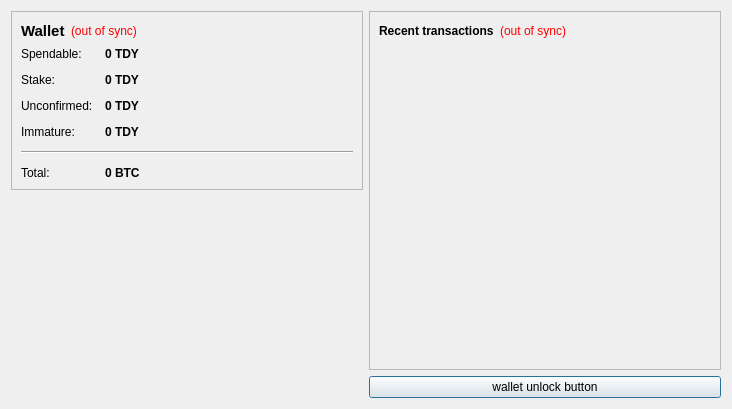
<?xml version="1.0" encoding="UTF-8"?>
<ui version="4.0">
 <class>OverviewPage</class>
 <widget class="QWidget" name="OverviewPage">
  <property name="geometry">
   <rect>
    <x>0</x>
    <y>0</y>
    <width>732</width>
    <height>409</height>
   </rect>
  </property>
  <property name="windowTitle">
   <string>Form</string>
  </property>
  <layout class="QHBoxLayout" name="horizontalLayout" stretch="0,0">
   <item>
    <layout class="QVBoxLayout" name="verticalLayout_2">
     <item>
      <widget class="QFrame" name="frame">
       <property name="frameShape">
        <enum>QFrame::StyledPanel</enum>
       </property>
       <property name="frameShadow">
        <enum>QFrame::Raised</enum>
       </property>
       <layout class="QVBoxLayout" name="verticalLayout_4">
        <item>
         <layout class="QHBoxLayout" name="horizontalLayout_4">
          <item>
           <widget class="QLabel" name="label_5">
            <property name="font">
             <font>
              <pointsize>11</pointsize>
              <weight>75</weight>
              <bold>true</bold>
             </font>
            </property>
            <property name="text">
             <string>Wallet</string>
            </property>
           </widget>
          </item>
          <item>
           <widget class="QLabel" name="labelWalletStatus">
            <property name="toolTip">
             <string>The displayed information may be out of date. Your wallet automatically synchronizes with the Teddycoin network after a connection is established, but this process has not completed yet.</string>
            </property>
            <property name="styleSheet">
             <string notr="true">QLabel { color: red; }</string>
            </property>
            <property name="text">
             <string notr="true">(out of sync)</string>
            </property>
            <property name="alignment">
             <set>Qt::AlignLeading|Qt::AlignLeft|Qt::AlignVCenter</set>
            </property>
           </widget>
          </item>
          <item>
           <spacer name="horizontalSpacer_2">
            <property name="orientation">
             <enum>Qt::Horizontal</enum>
            </property>
            <property name="sizeHint" stdset="0">
             <size>
              <width>40</width>
              <height>20</height>
             </size>
            </property>
           </spacer>
          </item>
         </layout>
        </item>
        <item>
         <layout class="QFormLayout" name="formLayout_2">
          <property name="fieldGrowthPolicy">
           <enum>QFormLayout::AllNonFixedFieldsGrow</enum>
          </property>
          <property name="horizontalSpacing">
           <number>12</number>
          </property>
          <property name="verticalSpacing">
           <number>12</number>
          </property>
          <item row="0" column="0">
           <widget class="QLabel" name="label">
            <property name="text">
             <string>Spendable:</string>
            </property>
           </widget>
          </item>
          <item row="0" column="1">
           <widget class="QLabel" name="labelBalance">
            <property name="font">
             <font>
              <weight>75</weight>
              <bold>true</bold>
             </font>
            </property>
            <property name="cursor">
             <cursorShape>IBeamCursor</cursorShape>
            </property>
            <property name="toolTip">
             <string>Your current spendable balance</string>
            </property>
            <property name="text">
             <string notr="true">0 TDY</string>
            </property>
            <property name="textInteractionFlags">
             <set>Qt::LinksAccessibleByMouse|Qt::TextSelectableByKeyboard|Qt::TextSelectableByMouse</set>
            </property>
           </widget>
          </item>
          <item row="1" column="0">
           <widget class="QLabel" name="label_6">
            <property name="text">
             <string>Stake:</string>
            </property>
           </widget>
          </item>
          <item row="1" column="1">
           <widget class="QLabel" name="labelStake">
            <property name="font">
             <font>
              <weight>75</weight>
              <bold>true</bold>
             </font>
            </property>
            <property name="cursor">
             <cursorShape>IBeamCursor</cursorShape>
            </property>
            <property name="toolTip">
             <string>Total of coins that was staked, and do not yet count toward the current balance</string>
            </property>
            <property name="text">
             <string notr="true">0 TDY</string>
            </property>
            <property name="textInteractionFlags">
             <set>Qt::LinksAccessibleByMouse|Qt::TextSelectableByKeyboard|Qt::TextSelectableByMouse</set>
            </property>
           </widget>
          </item>
          <item row="2" column="0">
           <widget class="QLabel" name="label_3">
            <property name="text">
             <string>Unconfirmed:</string>
            </property>
           </widget>
          </item>
          <item row="2" column="1">
           <widget class="QLabel" name="labelUnconfirmed">
            <property name="font">
             <font>
              <weight>75</weight>
              <bold>true</bold>
             </font>
            </property>
            <property name="cursor">
             <cursorShape>IBeamCursor</cursorShape>
            </property>
            <property name="toolTip">
             <string>Total of transactions that have yet to be confirmed, and do not yet count toward the current balance</string>
            </property>
            <property name="text">
             <string notr="true">0 TDY</string>
            </property>
            <property name="textInteractionFlags">
             <set>Qt::LinksAccessibleByMouse|Qt::TextSelectableByKeyboard|Qt::TextSelectableByMouse</set>
            </property>
           </widget>
          </item>
          <item row="3" column="0">
           <widget class="QLabel" name="labelImmatureText">
            <property name="text">
             <string>Immature:</string>
            </property>
           </widget>
          </item>
          <item row="3" column="1">
           <widget class="QLabel" name="labelImmature">
            <property name="font">
             <font>
              <weight>75</weight>
              <bold>true</bold>
             </font>
            </property>
            <property name="toolTip">
             <string>Mined balance that has not yet matured</string>
            </property>
            <property name="text">
             <string notr="true">0 TDY</string>
            </property>
            <property name="textInteractionFlags">
             <set>Qt::LinksAccessibleByMouse|Qt::TextSelectableByKeyboard|Qt::TextSelectableByMouse</set>
            </property>
           </widget>
          </item>
          <item row="4" column="0" colspan="2">
           <widget class="Line" name="line">
            <property name="orientation">
             <enum>Qt::Horizontal</enum>
            </property>
           </widget>
          </item>
          <item row="5" column="0">
           <widget class="QLabel" name="labelTotalText">
            <property name="text">
             <string>Total:</string>
            </property>
           </widget>
          </item>
          <item row="5" column="1">
           <widget class="QLabel" name="labelTotal">
            <property name="font">
             <font>
              <weight>75</weight>
              <bold>true</bold>
             </font>
            </property>
            <property name="cursor">
             <cursorShape>IBeamCursor</cursorShape>
            </property>
            <property name="toolTip">
             <string>Your current total balance</string>
            </property>
            <property name="text">
             <string notr="true">0 BTC</string>
            </property>
            <property name="textInteractionFlags">
             <set>Qt::LinksAccessibleByMouse|Qt::TextSelectableByKeyboard|Qt::TextSelectableByMouse</set>
            </property>
           </widget>
          </item>
         </layout>
        </item>
       </layout>
      </widget>
     </item>
     <item>
      <spacer name="verticalSpacer_4">
       <property name="orientation">
        <enum>Qt::Vertical</enum>
       </property>
       <property name="sizeHint" stdset="0">
        <size>
         <width>20</width>
         <height>40</height>
        </size>
       </property>
      </spacer>
     </item>
     <item>
      <widget class="QLabel" name="label_2">
       <property name="text">
        <string/>
       </property>
       <property name="pixmap">
        <pixmap resource="../bitcoin.qrc">:/images/Wallet_Logo</pixmap>
       </property>
       <property name="alignment">
        <set>Qt::AlignCenter</set>
       </property>
      </widget>
     </item>
     <item>
      <spacer name="verticalSpacer">
       <property name="orientation">
        <enum>Qt::Vertical</enum>
       </property>
       <property name="sizeHint" stdset="0">
        <size>
         <width>20</width>
         <height>40</height>
        </size>
       </property>
      </spacer>
     </item>
    </layout>
   </item>
   <item>
    <layout class="QVBoxLayout" name="verticalLayout_3">
     <item>
      <widget class="QFrame" name="frame_2">
       <property name="frameShape">
        <enum>QFrame::StyledPanel</enum>
       </property>
       <property name="frameShadow">
        <enum>QFrame::Raised</enum>
       </property>
       <layout class="QVBoxLayout" name="verticalLayout">
        <item>
         <layout class="QHBoxLayout" name="horizontalLayout_2">
          <item>
           <widget class="QLabel" name="label_4">
            <property name="text">
             <string>&lt;b&gt;Recent transactions&lt;/b&gt;</string>
            </property>
           </widget>
          </item>
          <item>
           <widget class="QLabel" name="labelTransactionsStatus">
            <property name="toolTip">
             <string>The displayed information may be out of date. Your wallet automatically synchronizes with the Teddycoin network after a connection is established, but this process has not completed yet.</string>
            </property>
            <property name="styleSheet">
             <string notr="true">QLabel { color: red; }</string>
            </property>
            <property name="text">
             <string notr="true">(out of sync)</string>
            </property>
            <property name="alignment">
             <set>Qt::AlignRight|Qt::AlignTrailing|Qt::AlignVCenter</set>
            </property>
           </widget>
          </item>
          <item>
           <spacer name="horizontalSpacer">
            <property name="orientation">
             <enum>Qt::Horizontal</enum>
            </property>
            <property name="sizeHint" stdset="0">
             <size>
              <width>40</width>
              <height>20</height>
             </size>
            </property>
           </spacer>
          </item>
         </layout>
        </item>
        <item>
         <widget class="QListView" name="listTransactions">
          <property name="styleSheet">
           <string notr="true">QListView { background: transparent; }</string>
          </property>
          <property name="frameShape">
           <enum>QFrame::NoFrame</enum>
          </property>
          <property name="verticalScrollBarPolicy">
           <enum>Qt::ScrollBarAlwaysOff</enum>
          </property>
          <property name="horizontalScrollBarPolicy">
           <enum>Qt::ScrollBarAlwaysOff</enum>
          </property>
          <property name="selectionMode">
           <enum>QAbstractItemView::NoSelection</enum>
          </property>
         </widget>
        </item>
       </layout>
      </widget>
     </item>
     <item>
      <widget class="QPushButton" name="unlockWalletButton">
       <property name="sizePolicy">
        <sizepolicy hsizetype="Minimum" vsizetype="Fixed">
         <horstretch>0</horstretch>
         <verstretch>0</verstretch>
        </sizepolicy>
       </property>
       <property name="maximumSize">
        <size>
         <width>16777214</width>
         <height>16777214</height>
        </size>
       </property>
       <property name="toolTip">
        <string/>
       </property>
       <property name="text">
        <string>wallet unlock button</string>
       </property>
       <property name="checkable">
        <bool>false</bool>
       </property>
       <property name="autoDefault">
        <bool>false</bool>
       </property>
       <property name="default">
        <bool>true</bool>
       </property>
       <property name="flat">
        <bool>false</bool>
       </property>
      </widget>
     </item>
    </layout>
   </item>
  </layout>
 </widget>
 <resources>
  <include location="../bitcoin.qrc"/>
 </resources>
 <connections/>
</ui>
